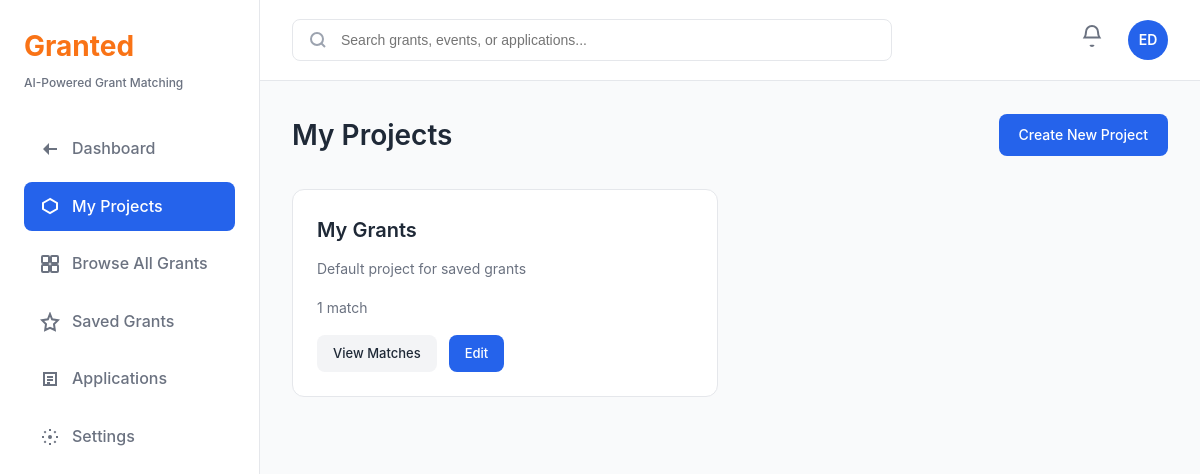
The page /projects/ (signed in) on the database its author committed.
### grants/models.py (models this page shows, shortened)
class UserProfile(models.Model):
    user = models.OneToOneField(User, on_delete=models.CASCADE, related_name='profile')
    organization_name = models.CharField(max_length=200, blank=True)
    organization_type = models.CharField(max_length=100, blank=True)
    bio = models.TextField(blank=True)
    avatar_initials = models.CharField(max_length=2, blank=True)
    created_at = models.DateTimeField(auto_now_add=True)

class Project(models.Model):
    user = models.ForeignKey(User, on_delete=models.CASCADE, related_name='projects')
    title = models.CharField(max_length=300)
    description = models.TextField()
    focus_area = models.CharField(max_length=200, blank=True)  # e.g., "dementia care", "active aging"
    budget_required_min = models.DecimalField(max_digits=12, decimal_places=2, null=True, blank=True)
    budget_required_max = models.DecimalField(max_digits=12, decimal_places=2, null=True, blank=True)
    duration_years = models.CharField(max_length=50, blank=True)
    kpis = models.TextField(blank=True, help_text="Key Performance Indicators")
    service_outcomes = models.TextField(blank=True)
    beneficiary_types = models.JSONField(default=list, help_text="List of beneficiary types (multi-select)")
    target_beneficiaries_count = models.IntegerField(null=True, blank=True, help_text="Target number of beneficiaries")
    project_start_date = models.DateField(null=True, blank=True, help_text="Project start date")
    project_end_date = models.DateField(null=True, blank=True, help_text="Project end date")
    interested_in = models.JSONField(default=list, help_text="List of interest areas (multi-select)")
    need_support_for = models.JSONField(default=list, help_text="List of support types needed (multi-select)")
    want_support_from = models.JSONField(default=list, help_text="List of agencies to get support from (multi-select)")
    created_at = models.DateTimeField(auto_now_add=True)
    updated_at = models.DateTimeField(auto_now=True)
    class Meta:
        ordering = ['-created_at']

### grants/views.py (the view)
# urls.py: path('projects/', views.projects_list, name='projects'),
@login_required
def projects_list(request):
    projects = Project.objects.filter(user=request.user).annotate(
        match_count=Count('matches')
    )
    return render(request, 'grants/projects.html', {'projects': projects})

### grants/templates/grants/projects.html (shortened to what this page needs)
{% extends 'grants/base.html' %}
{% load static %}
{% block content %}
<div class="projects-page">
    <div class="page-header">
        <h1>My Projects</h1>
        <a href="{% url 'grants:project_create' %}" class="btn btn-primary">Create New Project</a>
    </div>
    <div class="projects-grid">
        {% for project in projects %}
        <div class="project-card">
            <h3>{{ project.title }}</h3>
            <p class="project-description">{{ project.description|truncatewords:30 }}</p>
            <div class="project-stats">
                <span>{{ project.match_count }} match{{ project.match_count|pluralize }}</span>
            </div>
            <div class="project-actions">
                <a href="{% url 'grants:project_matches' project.id %}" class="btn btn-secondary btn-sm">View Matches</a>
                <a href="{% url 'grants:project_edit' project.id %}" class="btn btn-primary btn-sm">Edit</a>
            </div>
        </div>
        {% empty %}
        <div class="empty-state">
            <p>You haven't created any projects yet.</p>
            <a href="{% url 'grants:project_create' %}" class="btn btn-primary">Create Your First Project</a>
        </div>
        {% endfor %}
    </div>
</div>
{% endblock %}

### grants/templates/grants/base.html (shortened to what this page needs)
<!DOCTYPE html>
<html lang="en">
<head>
    {% load static %}
    <link rel="stylesheet" href="{% static 'css/style.css' %}">
</head>
<body>
    <div class="app-container">
        <aside class="sidebar">
            <div class="sidebar-header">
                <h1 class="logo">Granted</h1>
                <p class="logo-subtitle">AI-Powered Grant Matching</p>
            </div>
            <nav class="sidebar-nav">
                <a href="{% url 'grants:dashboard' %}" class="nav-item {% if request.resolver_match.url_name == 'dashboard' %}active{% endif %}">
                    <svg width="20" height="20" viewBox="0 0 20 20" fill="none">
                        <path d="M3 10L9 4V9H17V11H9V16L3 10Z" fill="currentColor"/>
                    </svg>
                    <span>Dashboard</span>
                </a>
                <a href="{% url 'grants:projects' %}" class="nav-item {% if request.resolver_match.url_name == 'projects' or request.resolver_match.url_name == 'project_create' %}active{% endif %}">
                    <svg width="20" height="20" viewBox="0 0 20 20" fill="none">
                        <path d="M10 3L3 7V13L10 17L17 13V7L10 3Z" stroke="currentColor" stroke-width="2" fill="none"/>
                    </svg>
                    <span>My Projects</span>
                </a>
                <a href="{% url 'grants:grants_list' %}" class="nav-item {% if request.resolver_match.url_name == 'grants_list' %}active{% endif %}">
                    <span>Browse All Grants</span>
                </a>
                <a href="{% url 'grants:saved_grants' %}" class="nav-item {% if request.resolver_match.url_name == 'saved_grants' %}active{% endif %}">
                    <svg width="20" height="20" viewBox="0 0 20 20" fill="none" stroke="currentColor" stroke-width="2">
                        <path d="M10 2L12.09 7.26L18 8.18L14 12.14L14.82 18.02L10 15.77L5.18 18.02L6 12.14L2 8.18L7.91 7.26L10 2Z"/>
                    </svg>
                    <span>Saved Grants</span>
                </a>
                <a href="{% url 'grants:applications' %}" class="nav-item {% if request.resolver_match.url_name == 'applications' or request.resolver_match.url_name == 'application_create' %}active{% endif %}">
                    <svg width="20" height="20" viewBox="0 0 20 20" fill="none">
                        <path d="M4 4H16V16H4V4Z" stroke="currentColor" stroke-width="2" fill="none"/>
                        <path d="M7 8H13M7 11H13M7 14H10" stroke="currentColor" stroke-width="2"/>
                    </svg>
                    <span>Applications</span>
                </a>
                <a href="{% url 'grants:settings' %}" class="nav-item {% if request.resolver_match.url_name == 'settings' %}active{% endif %}">
                    <svg width="20" height="20" viewBox="0 0 20 20" fill="none">
                        <circle cx="10" cy="10" r="2" fill="currentColor"/>
                        <path d="M10 2V4M10 16V18M18 10H16M4 10H2M15.66 4.34L14.24 5.76M5.76 14.24L4.34 15.66M15.66 15.66L14.24 14.24M5.76 5.76L4.34 4.34" stroke="currentColor" stroke-width="2"/>
                    </svg>
                    <span>Settings</span>
                </a>
            </nav>
        </aside>
        <main class="main-content">
            <header class="header">
                <div class="header-search">
                    <svg width="20" height="20" viewBox="0 0 20 20" fill="none" class="search-icon">
                        <circle cx="9" cy="9" r="6" stroke="currentColor" stroke-width="2" fill="none"/>
                        <path d="M13 13L17 17" stroke="currentColor" stroke-width="2"/>
                    </svg>
                    <input type="text" id="header-search-input" name="header-search" placeholder="Search grants, events, or applications..." class="search-input">
                </div>
                <div class="header-actions">
                    <a href="#" class="notification-bell">
                    </a>
                    {% if user.is_authenticated %}
                        <div class="user-avatar">
                            {% if user.profile.avatar_initials %}
                                {{ user.profile.avatar_initials }}
                            {% else %}
                                {{ user.username|slice:":2"|upper }}
                            {% endif %}
                        </div>
                    {% else %}
                        <a href="{% url 'login' %}" class="btn btn-primary">Login</a>
                    {% endif %}
                </div>
            </header>
            <div class="content-area">
                {% block content %}{% endblock %}
            </div>
        </main>
    </div>
</body>
</html>

### static/css/style.css (style rules this page uses)
* { margin: 0; padding: 0; box-sizing: border-box; }
:root { --primary-blue: #2563EB; --primary-blue-dark: #1E40AF; --primary-blue-light: #3B82F6; --secondary-green: #10B981; --secondary-green-dark: #059669; --accent-orange: #F97316; --accent-yellow: #FBBF24; --text-dark: #1F2937; --text-gray: #6B7280; --text-light: #9CA3AF; --bg-white: #FFFFFF; --bg-gray: #F9FAFB; --bg-gray-light: #F3F4F6; --border-color: #E5E7EB; --shadow-sm: 0 1px 2px 0 rgba(0, 0, 0, 0.05); --shadow-md: 0 4px 6px -1px rgba(0, 0, 0, 0.1); --shadow-lg: 0 10px 15px -3px rgba(0, 0, 0, 0.1); }
body { font-family: -apple-system, BlinkMacSystemFont, 'Segoe UI', Roboto, 'Helvetica Neue', Arial, sans-serif; color: var(--text-dark); background-color: var(--bg-gray); line-height: 1.6; }
.app-container { display: flex; min-height: 100vh; }
.sidebar { width: 260px; background: var(--bg-white); border-right: 1px solid var(--border-color); padding: 24px; position: fixed; height: 100vh; overflow-y: auto; }
.sidebar-header { margin-bottom: 32px; }
.logo { font-size: 28px; font-weight: 700; color: var(--accent-orange); margin-bottom: 4px; }
.logo-subtitle { font-size: 12px; color: var(--text-gray); font-weight: 500; }
.sidebar-nav { display: flex; flex-direction: column; gap: 8px; }
.nav-item { display: flex; align-items: center; gap: 12px; padding: 12px 16px; border-radius: 8px; color: var(--text-gray); text-decoration: none; font-weight: 500; transition: all 0.2s; }
.nav-item.active { background: var(--primary-blue); color: white; }
.nav-item svg { flex-shrink: 0; }
.main-content { flex: 1; margin-left: 260px; display: flex; flex-direction: column; }
.header { background: var(--bg-white); border-bottom: 1px solid var(--border-color); padding: 16px 32px; display: flex; align-items: center; justify-content: space-between; gap: 24px; }
.header-search { flex: 1; max-width: 600px; position: relative; }
.search-icon { position: absolute; left: 16px; top: 50%; transform: translateY(-50%); color: var(--text-light); }
.search-input { width: 100%; padding: 12px 16px 12px 48px; border: 1px solid var(--border-color); border-radius: 8px; font-size: 14px; transition: all 0.2s; }
.header-actions { display: flex; align-items: center; gap: 16px; }
.notification-bell { position: relative; padding: 8px; color: var(--text-gray); cursor: pointer; }
.user-avatar { width: 40px; height: 40px; border-radius: 50%; background: var(--primary-blue); color: white; display: flex; align-items: center; justify-content: center; font-weight: 600; font-size: 14px; }
.content-area { flex: 1; padding: 32px; overflow-y: auto; }
.btn { padding: 10px 20px; border-radius: 8px; font-size: 14px; font-weight: 500; text-decoration: none; display: inline-flex; align-items: center; justify-content: center; border: none; cursor: pointer; transition: all 0.2s; }
.btn-primary { background: var(--primary-blue); color: white; }
.btn-secondary { background: var(--bg-gray-light); color: var(--text-dark); }
.btn-sm { padding: 8px 16px; font-size: 13px; }
.page-header { display: flex; align-items: center; justify-content: space-between; margin-bottom: 32px; }
.page-header h1 { font-size: 28px; font-weight: 600; color: var(--text-dark); }
.projects-grid { display: grid; grid-template-columns: repeat(auto-fill, minmax(300px, 1fr)); gap: 24px; }
.project-card { background: var(--bg-white); border: 1px solid var(--border-color); border-radius: 12px; padding: 24px; }
.project-card h3 { font-size: 20px; font-weight: 600; margin-bottom: 8px; color: var(--text-dark); }
.project-description { font-size: 14px; color: var(--text-gray); margin-bottom: 16px; line-height: 1.6; }
.project-stats { font-size: 14px; color: var(--text-gray); margin-bottom: 16px; }
.project-actions { display: flex; gap: 12px; }

### rows shown on the page
Project: title "My Grants", description "Default project for saved grants", match_count "1"

### other values the page prints
{{ user.profile.avatar_initials }} "ED"
